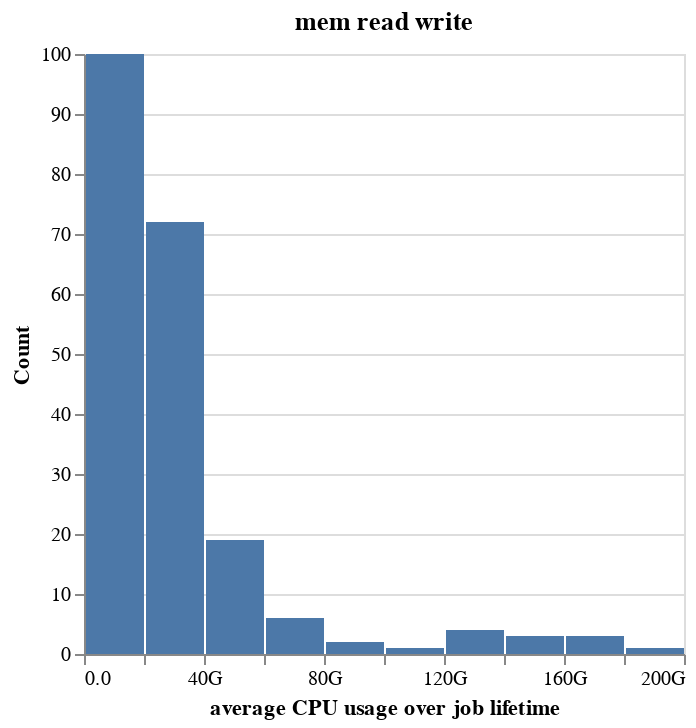

The cell this chart's notebook holds for it:
### Code cell
alt.Chart(averages_df.filter(pl.col("metric").eq("mem_bw")), title="mem read write").mark_bar().encode(
    x=alt.X("avg_value", title="average CPU usage over job lifetime").bin().axis(format=".2s"),
    y = alt.Y("count()", title="Count"),
).display(scaleFactor=2)

### Figure 1 — Vega-Lite specification as saved in the notebook (floating-point values rounded to 4 significant figures; data arrays with more than 128 entries replaced by an {"elided": "..."} marker saying what was removed)
{"config": {"view": {"continuousWidth": 300, "continuousHeight": 300}}, "data": {"name": "data-6a11a06db257a5bb2f86e8696cc216af"}, "mark": {"type": "bar"}, "encoding": {"x": {"axis": {"format": ".2s"}, "bin": {}, "field": "avg_value", "title": "average CPU usage over job lifetime", "type": "quantitative"}, "y": {"aggregate": "count", "title": "Count", "type": "quantitative"}}, "title": "mem read write", "$schema": "https://vega.github.io/schema/vega-lite/v5.20.1.json", "datasets": {"data-6a11a06db257a5bb2f86e8696cc216af": {"elided": "211 records"}}}
